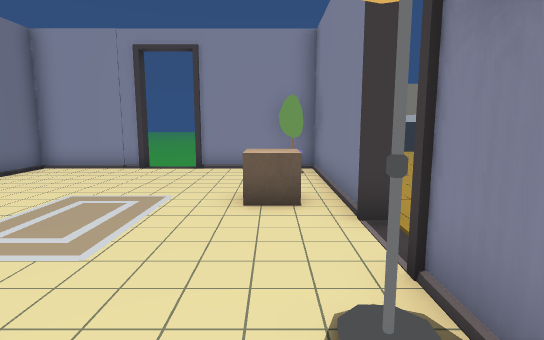
view 1 (above)

18 first-person views from a walk through a Unity game level. The camera is 1.4 m above the floor, tilts 8° down and sees 80° across. The floor is counted in squares, 1 m on a side. Each view is taken from the middle of a square. On the plan, view 1 faces up. The plan holds only what a view shows up to about 15 squares ahead; the rest is blank. The place goes on beyond the plan.

view 2
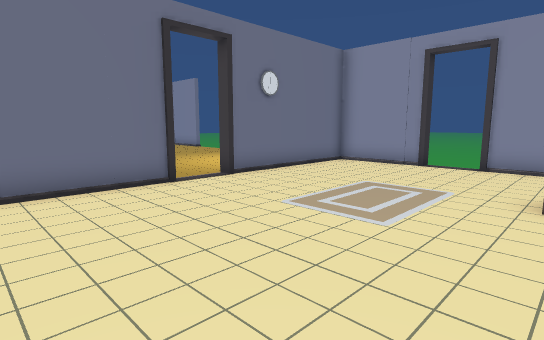

view 3
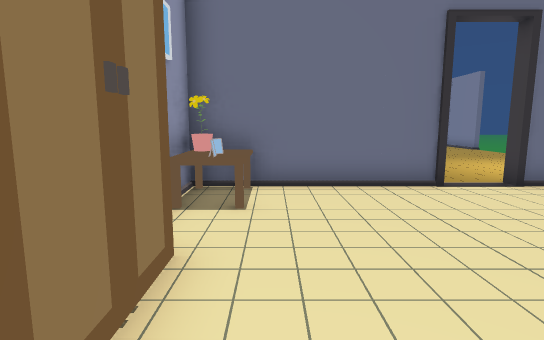

view 4
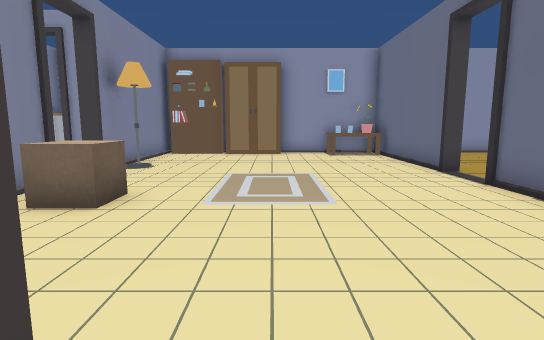

view 5
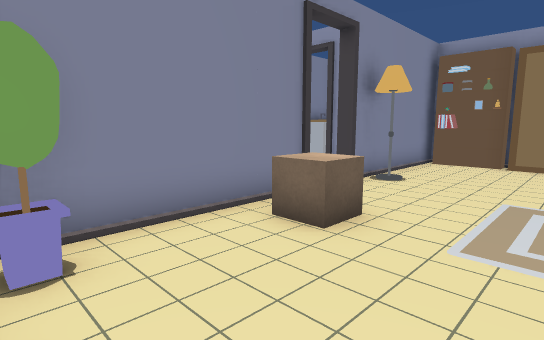

view 6
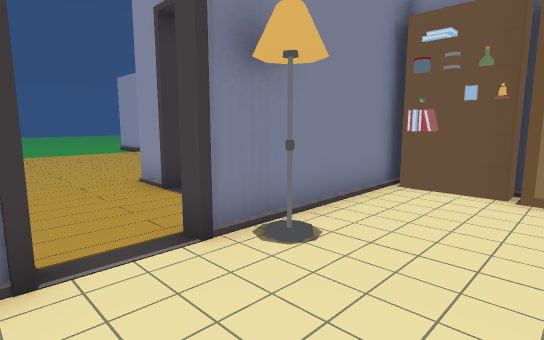

view 7
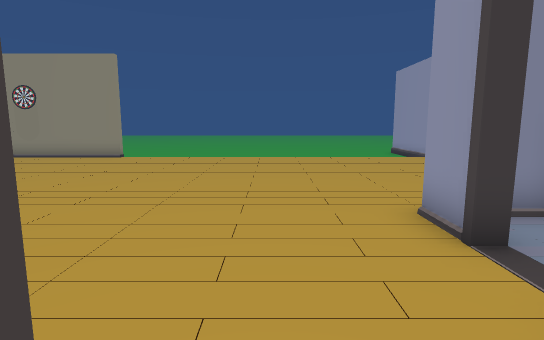

view 8
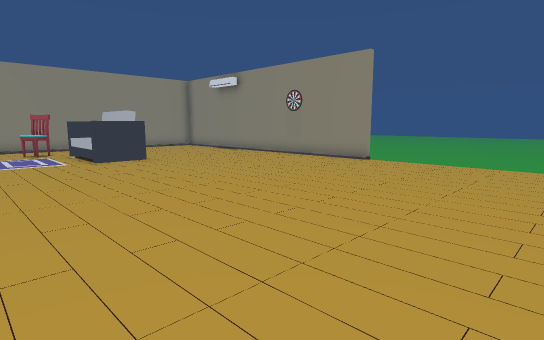

view 9
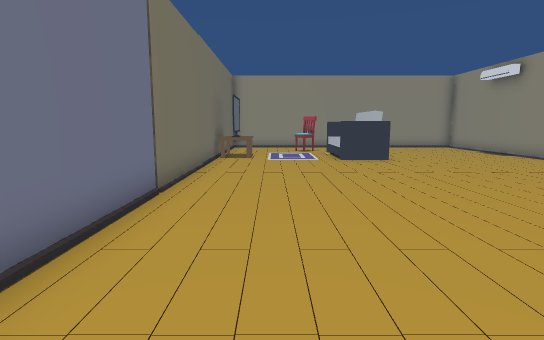

view 10
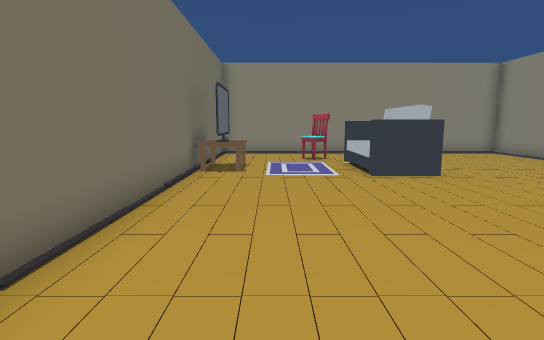

view 11
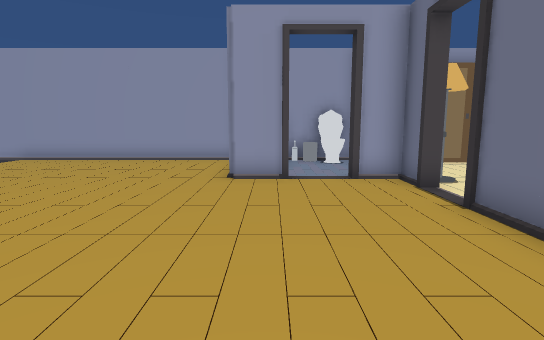

view 12
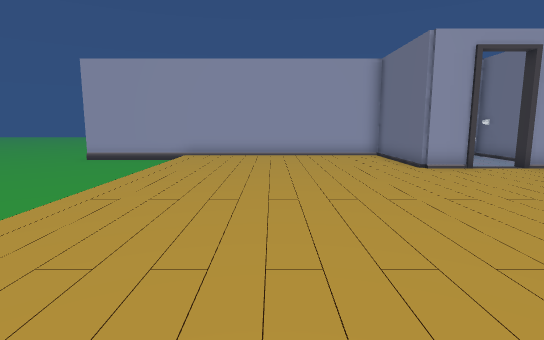

view 13
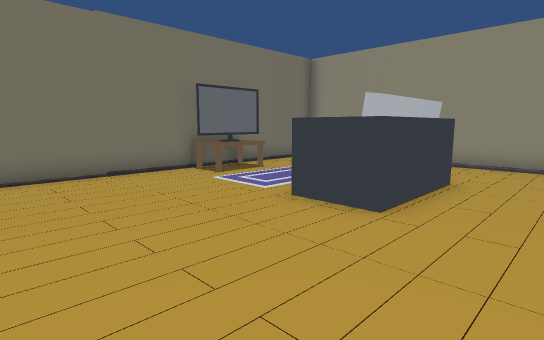

view 14
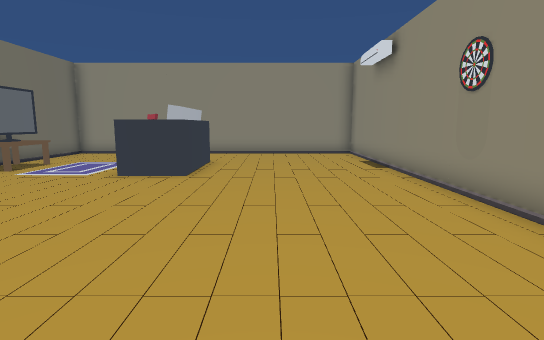

view 15
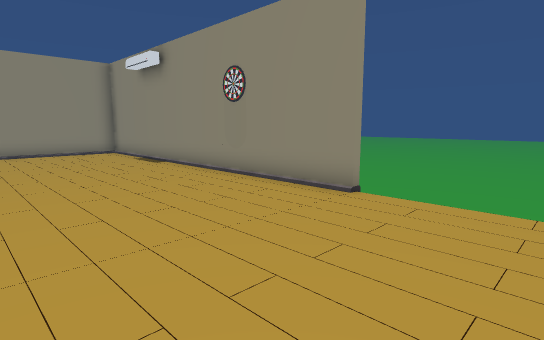

view 16
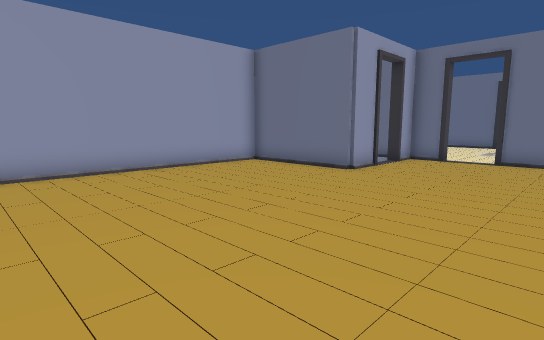

view 17
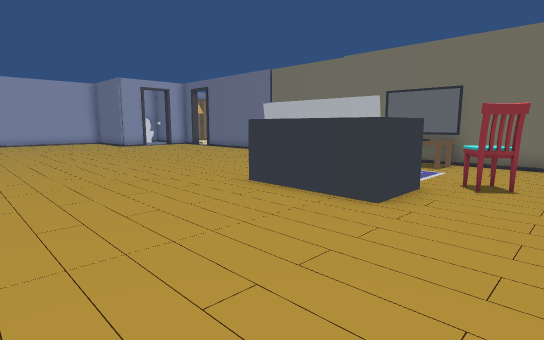

view 18
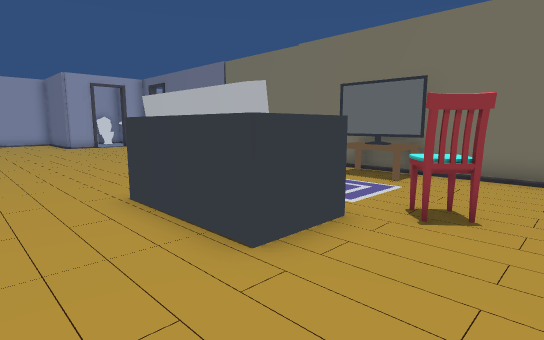

### Floor plan
Key: @ floor where view 1 was taken; # wall or solid block; . main floor; - floor 0.25 m lower than the main floor; / step, stairs or slope; C cube; L lamp; T table; H chair; S sofa; A TV; I toilet; O other object.
Columns run from 15 left of view 1 to 15 right of it. Each row starts with its distance up from view 1.
 23                  #............#
 22                  #...H........#
 21                  #..HH........#
 20                  #....SSS.....#
 19                  AA. .SSS.....#
 18                  AT. .SSS.....#
 17                  #....SSS.....#
 16                  #............#
 15           --     #............#
 14           ---    #............#
 13           ---    #............#
 12            --    #............#
 11            #-    #............#
 10         ####.#####............/
  9 ..      #.......##............/
  8 ....    #.......##............/
  7  ....   #.......##............/
  6   ..... #......C##............/
  5     ...##... ...##............/
  4      ....... ................./
  3        ##.......##............/
  2         #.......L##.##......../
  1         #.......###.##......../
  0      .  #......@##...#......../
 -1     ..  #.......##..O#......../
 -2    ..   #TT.######I.O#......../
 -3    ##   ###########O ##########

Where each view was taken, in squares from view 1:
view 1: 0 up, 0 right, facing up
view 2: 1 down, 0 right, facing up-left
view 3: 1 down, 0 right, facing left
view 4: 11 up, 3 left, facing down
view 5: 10 up, 3 left, facing down-right
view 6: 5 up, 2 left, facing down-right
view 7: 4 up, 1 right, facing right
view 8: 4 up, 3 right, facing up-right
view 9: 4 up, 4 right, facing up
view 10: 8 up, 4 right, facing up
view 11: 10 up, 5 right, facing down
view 12: 12 up, 11 right, facing down
view 13: 12 up, 11 right, facing up-left
view 14: 8 up, 11 right, facing up
view 15: 7 up, 9 right, facing up-right
view 16: 7 up, 15 right, facing down-left
view 17: 23 up, 14 right, facing down-left
view 18: 23 up, 11 right, facing down-left
